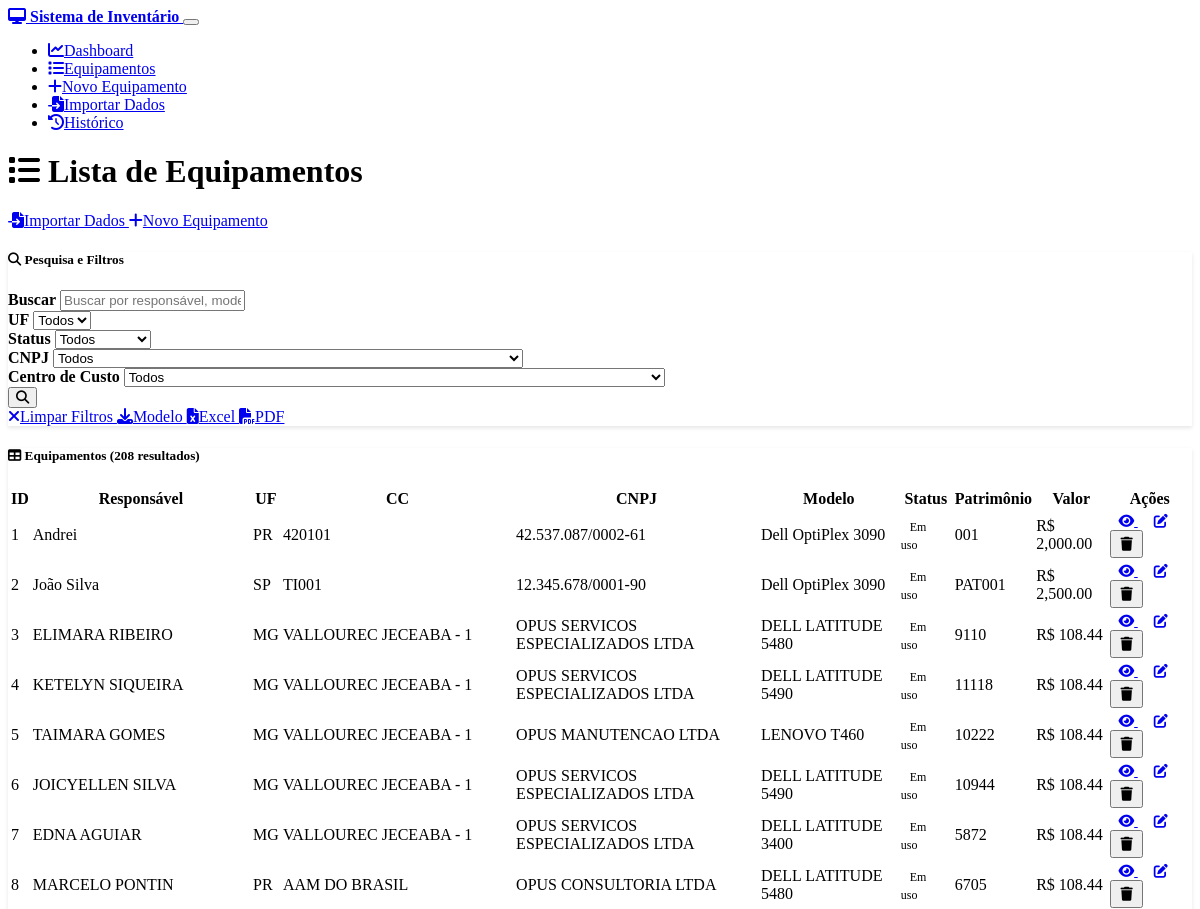
The page /equipment (upper part) on the database as committed earlier.
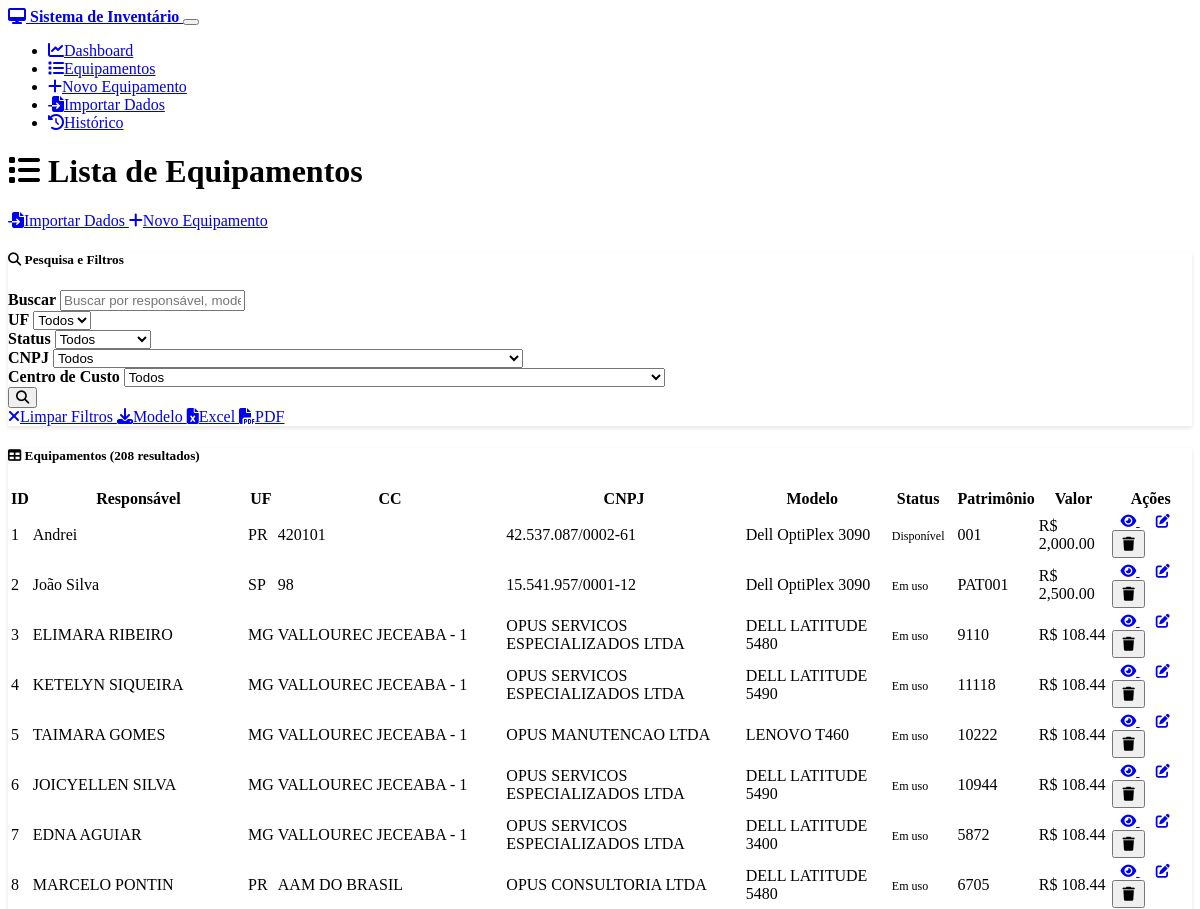
The same page on the database as committed later.
### models.py (models this page shows, shortened)
class Equipment(db.Model):
    __tablename__ = 'equipment'
    id = db.Column(db.Integer, primary_key=True)
    responsavel = db.Column(db.String(100), nullable=False)
    uf = db.Column(db.String(2), nullable=False)
    cc = db.Column(db.String(20), nullable=False)  # Centro de Custo
    cnpj = db.Column(db.Text, nullable=False)  # Mudando para Text para permitir múltiplos CNPJs
    fornecedor = db.Column(db.String(100), nullable=True)  # Novo campo fornecedor
    modelo = db.Column(db.String(100), nullable=False)
    status = db.Column(db.String(50), nullable=False, default='Em uso')
    patrimonio = db.Column(db.String(50), unique=True, nullable=False)
    valor = db.Column(db.Float, nullable=False, default=0.0)
    marca = db.Column(db.String(50), nullable=True)
    processador = db.Column(db.String(100), nullable=True)
    memoria_ram = db.Column(db.String(20), nullable=True)
    hd_ssd = db.Column(db.String(50), nullable=True)
    sistema_operacional = db.Column(db.String(50), nullable=True)
    antivirus = db.Column(db.Boolean, default=False)
    termo_assinado = db.Column(db.Boolean, default=False)
    milvus_funcionando = db.Column(db.Boolean, default=False)
    data_aquisicao = db.Column(db.Date, nullable=True)
    data_baixa = db.Column(db.Date, nullable=True)
    created_at = db.Column(db.DateTime, default=datetime.utcnow)
    updated_at = db.Column(db.DateTime, default=datetime.utcnow, onupdate=datetime.utcnow)
    endereco = db.Column(db.String(200), nullable=True)
    telefone = db.Column(db.String(20), nullable=True)
    email = db.Column(db.String(100), nullable=True)
    link_termos = db.Column(db.String(500), nullable=True)  # Link dos termos assinados
    historico_modificacoes = db.Column(db.Text, nullable=True)  # Histórico de modificações

### routes.py (the view)
@app.route('/equipment')
def equipment_list():
    search_form = SearchForm(request.args)
    page = request.args.get('page', 1, type=int)
    per_page = 20
    if search_form.validate():
        equipment = filter_equipment(search_form)
        total = len(equipment)
        start = (page - 1) * per_page
        end = start + per_page
        equipment = equipment[start:end]
        pagination = {
            'page': page,
            'per_page': per_page,
            'total': total,
            'pages': (total + per_page - 1) // per_page,
            'has_prev': page > 1,
            'has_next': page < ((total + per_page - 1) // per_page),
            'prev_num': page - 1 if page > 1 else None,
            'next_num': page + 1 if page < ((total + per_page - 1) // per_page) else None
        }
    else:
        equipment_query = Equipment.query.paginate(
            page=page, per_page=per_page, error_out=False
        )
        equipment = equipment_query.items
        pagination = {
            'page': equipment_query.page,
            'per_page': equipment_query.per_page,
            'total': equipment_query.total,
            'pages': equipment_query.pages,
            'has_prev': equipment_query.has_prev,
            'has_next': equipment_query.has_next,
            'prev_num': equipment_query.prev_num,
            'next_num': equipment_query.next_num
        }
    return render_template('equipment_list.html',
                         equipment=equipment,
                         search_form=search_form,
                         pagination=pagination)

### templates/equipment_list.html (shortened to what the changed rows need)
{% extends "base.html" %}
{% block content %}
<div class="row">
    <div class="col-12">
        <div class="d-flex justify-content-between align-items-center mb-4">
            <h1>
                <i class="fas fa-list me-2"></i>
                Lista de Equipamentos
            </h1>
        </div>
    </div>
</div>
<div class="row">
    <div class="col-12">
        <div class="card">
            <div class="card-body">
                {% if equipment %}
                    <div class="table-responsive">
                        <table class="table table-striped table-hover">
                            <thead>
                                <tr>
                                    <th>ID</th>
                                    <th>Responsável</th>
                                    <th>UF</th>
                                    <th>CC</th>
                                    <th>CNPJ</th>
                                    <th>Modelo</th>
                                    <th>Status</th>
                                    <th>Patrimônio</th>
                                    <th>Valor</th>
                                    <th>Ações</th>
                                </tr>
                            </thead>
                            <tbody>
                                {% for item in equipment %}
                                    <tr>
                                        <td>{{ item.id }}</td>
                                        <td>{{ item.responsavel }}</td>
                                        <td>{{ item.uf }}</td>
                                        <td>{{ item.cc }}</td>
                                        <td>{{ item.cnpj }}</td>
                                        <td>{{ item.modelo }}</td>
                                        <td>
                                            <span class="badge
                                                {% if item.status == 'Em uso' %}bg-success
                                                {% elif item.status == 'Disponível' %}bg-primary
                                                {% elif item.status == 'Manutenção' %}bg-warning
                                                {% elif item.status == 'Baixado' %}bg-danger
                                                {% else %}bg-secondary{% endif %}">
                                                {{ item.status }}
                                            </span>
                                        </td>
                                        <td>{{ item.patrimonio }}</td>
                                        <td>R$ {{ "{:,.2f}".format(item.valor) }}</td>
                                        <td>
                                            <div class="btn-group btn-group-sm" role="group">
                                                <a href="{{ url_for('equipment_detail', id=item.id) }}"
                                                   class="btn btn-outline-primary" title="Ver detalhes">
                                                    <i class="fas fa-eye"></i>
                                                </a>
                                                <a href="{{ url_for('equipment_edit', id=item.id) }}"
                                                   class="btn btn-outline-secondary" title="Editar">
                                                    <i class="fas fa-edit"></i>
                                                </a>
                                                <button type="button" class="btn btn-outline-danger"
                                                        onclick="confirmDelete({{ item.id }}, '{{ item.patrimonio }}')"
                                                        title="Excluir">
                                                    <i class="fas fa-trash"></i>
                                                </button>
                                            </div>
                                        </td>
                                    </tr>
                                {% endfor %}
                            </tbody>
                        </table>
                    </div>
                {% endif %}
            </div>
        </div>
    </div>
</div>
{% endblock %}

Rows that differ between the two databases and show on the page:
changed Equipment "Andrei": status "Em uso" → "Disponível"
changed Equipment "João Silva": cc "TI001" → "98"; cnpj "12.345.678/0001-90" → "15.541.957/0001-12"
